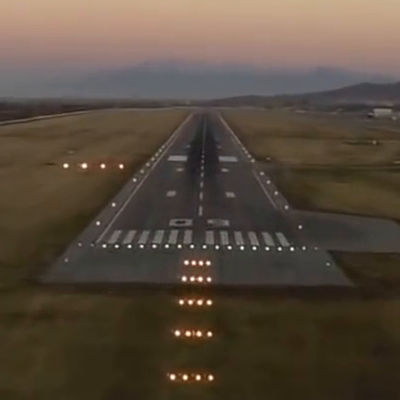
#> input picture Images/Cropped_Runway/00104.png, 400 x 400 px
$ jupyter execute Shi-Tomasi_Corner_Detector.ipynb
#> lines starting #> are read from the running program, lines starting #| are printed output that depends on the picture; after the words box and inside, x2 and y2 are one past the last pixel; in counts of white or black regions, pixels touching at a corner belong together
[cell 1]
import numpy as np
import cv2
from matplotlib import pyplot as plt

img = cv2.imread('../Images/Cropped_Runway/00104.png')
#> img is the input picture: shape (400, 400, 3); mean B, G, R 60.7, 74.1, 86.9
gray = cv2.cvtColor(img,cv2.COLOR_BGR2GRAY)
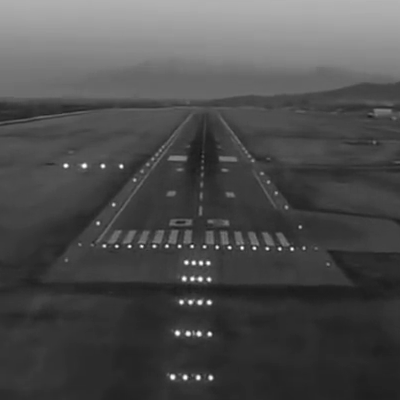
#> gray: shape (400, 400); min 19, max 255, mean 76.4

corners = cv2.goodFeaturesToTrack(gray,25,0.01,10)
#> corners = 25 rows, first 8: [242, 248], [292, 249], [130, 246], [255, 248], [192, 246], [167, 246], [142, 246], [228, 247]
corners = np.int0(corners)

for i in corners:
    x,y = i.ravel()
    cv2.circle(img,(x,y),3,255,-1)
#> this loop made 25 passes
#> (x, y) on passes 1 to 12: (242, 248), (292, 249), (130, 246), (255, 248), (192, 246), (167, 246), (142, 246), (228, 247), (217, 247), (179, 246), (280, 249), (117, 246)
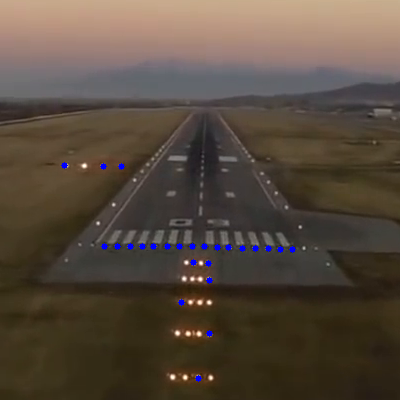
#> img: shape (400, 400, 3); 0.45% of pixels changed, all inside (x1, y1, x2, y2) = (61, 162, 296, 382)

plt.imshow(cv2.cvtColor(img,cv2.COLOR_BGR2RGB)),plt.show()

$ run again, with Images/Cropped_Runway/00001.png copied over Images/Cropped_Runway/00104.png
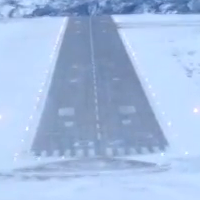
#> input picture Images/Cropped_Runway/00001.png, 200 x 200 px
#> img is the input picture: shape (200, 200, 3); mean B, G, R 226, 189.9, 165.2
#> `gray = cv2.cvtColor(img,cv2.COLOR_BGR2GRAY)`:
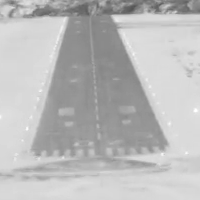
#> gray: shape (200, 200); min 84, max 255, mean 186.7
#> corners = 25 rows, first 8: [176, 11], [112, 16], [14, 7], [35, 5], [148, 11], [66, 18], [159, 10], [100, 4]
#> the loop `for i in corners:` made 25 passes
#> after the loop `for i in corners:`:
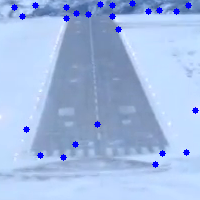
#> img: shape (200, 200, 3); 1.81% of pixels changed, all inside (x1, y1, x2, y2) = (11, 0, 199, 168)

$ run again, with Images/Cropped_Runway/00101.png copied over Images/Cropped_Runway/00104.png
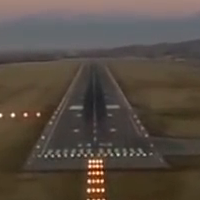
#> input picture Images/Cropped_Runway/00101.png, 200 x 200 px
#> img is the input picture: shape (200, 200, 3); mean B, G, R 66.6, 75.6, 86
#> `gray = cv2.cvtColor(img,cv2.COLOR_BGR2GRAY)`:
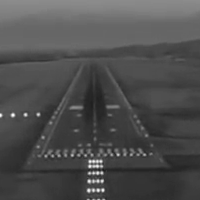
#> gray: shape (200, 200); min 28, max 253, mean 77.7
#> corners = 25 rows, first 8: [89, 166], [102, 180], [98, 190], [101, 161], [12, 115], [25, 114], [89, 180], [38, 114]
#> the loop `for i in corners:` made 25 passes
#> after the loop `for i in corners:`:
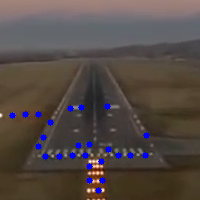
#> img: shape (200, 200, 3); 1.81% of pixels changed, all inside (x1, y1, x2, y2) = (9, 103, 150, 194)
